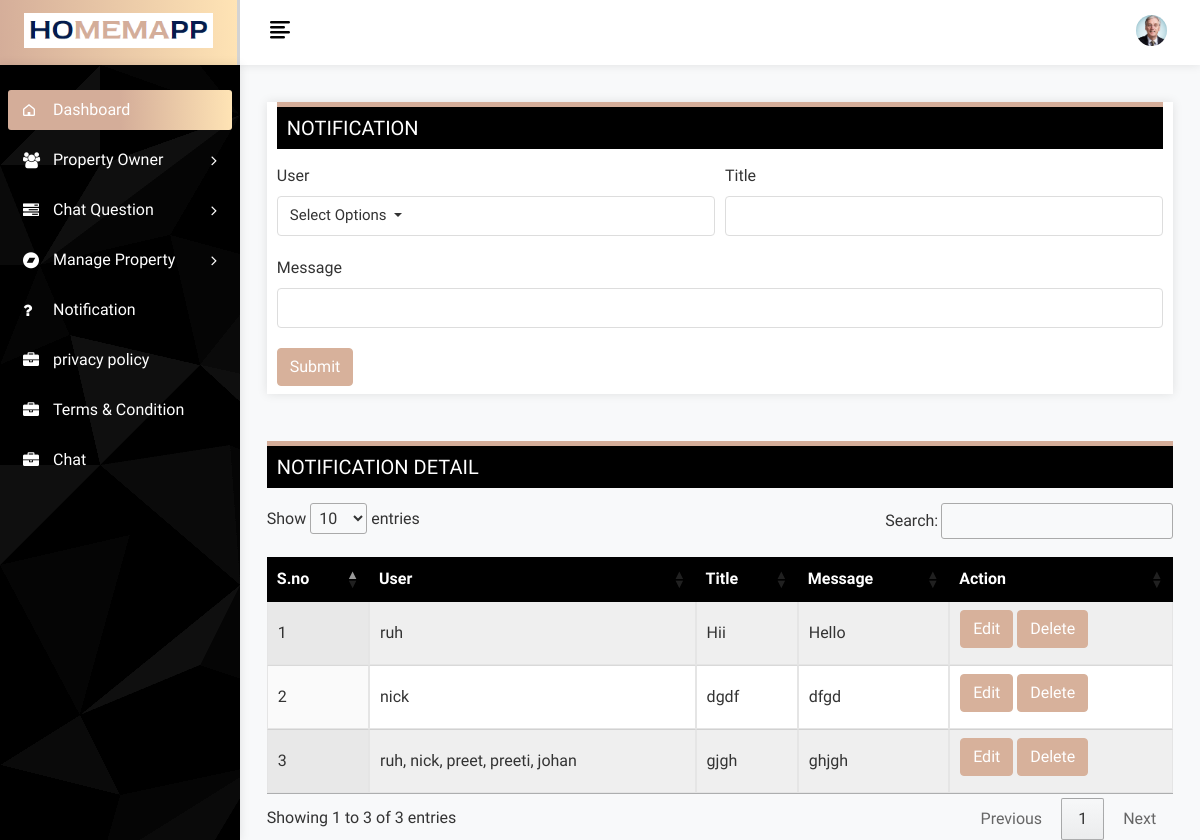
Page /notification (signed in) on the earlier database version.
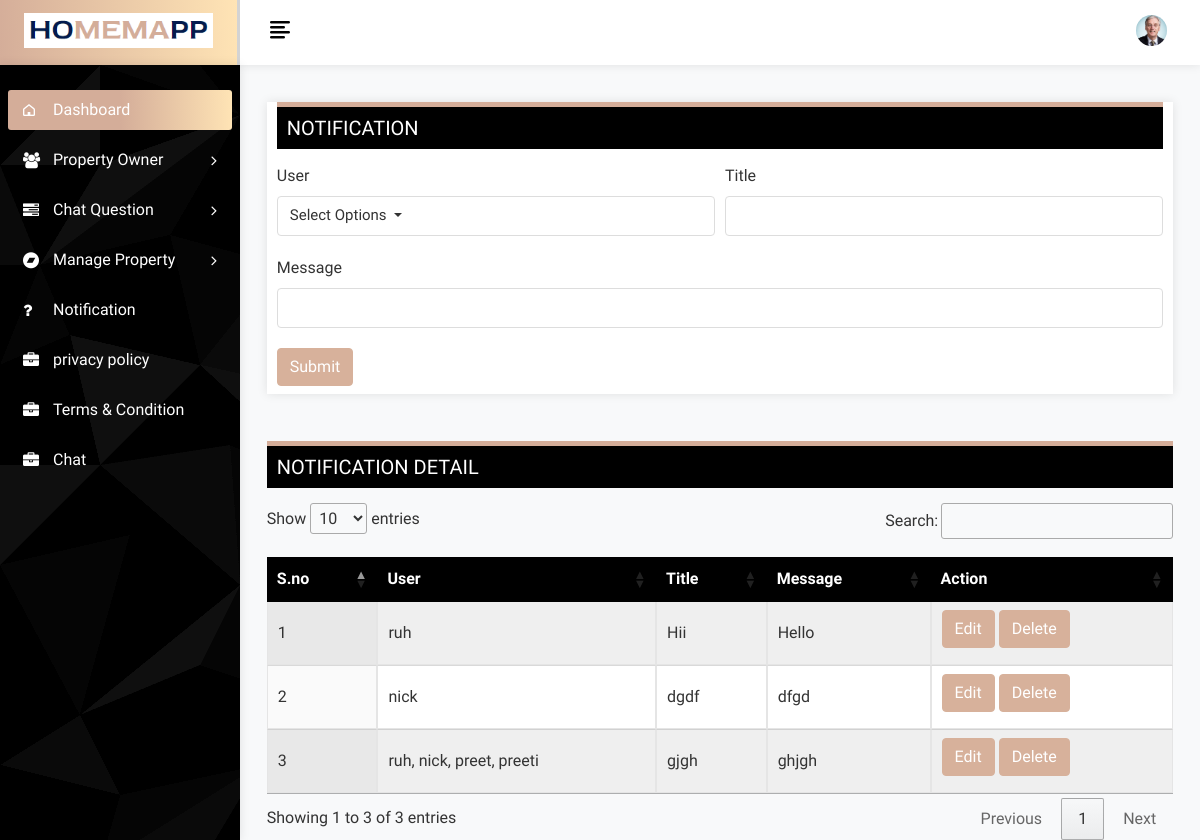
Same page on the later database version.
### app/models.py (models this page shows, shortened)
class Notification(models.Model):
    users = models.ManyToManyField(User)
    title = models.CharField(max_length=255)
    message = models.CharField(max_length=2550)

class User(AbstractBaseUser, PermissionsMixin):
    email = models.EmailField(unique=True, verbose_name='Email Address')
    username = models.CharField(max_length=256)
    is_active = models.BooleanField(default=True)
    is_staff = models.BooleanField(default=False)
    is_admin = models.BooleanField(default=False)
    is_superuser = models.BooleanField(default=False)
    SUPERADMIN = '1'
    USER = '2'
    Web_USER = '3'
    User_type=(
        ('Superadmin','SUPERADMIN'),
        ('User','USER'),
        ('Web_user','Web_USER'),
    )
    user_type_data = ((SUPERADMIN, "Superadmin"), (USER,"User"),(Web_USER,"Web_user"))
    user_type = models.CharField( choices=user_type_data, max_length=10,default='Superadmin')
    USERNAME_FIELD = 'email'
    REQUIRED_FIELDS = [ 'username']
    objects = UserManager()
    class Meta:
        db_table = 'user_profile'

### app/views.py (the view)
# urls.py: path('notification',views.notification,name='notification'),
@login_required(login_url='login')
def notification(request):
    if request.method == 'POST':
        form = NotificationForm(request.POST)
        if form.is_valid():
            instance = form.save(commit=False)
            instance.save()
            form.save_m2m()  # Save the many-to-many relationships
            return redirect('notification')
        else:
            print(form.errors)
    else:
        form = NotificationForm()
    notifications = Notification.objects.all()
    return render(request, 'Notification.html', {'form': form, 'notifications': notifications})

### app/forms.py
class NotificationForm(forms.ModelForm):
    class Meta:
        model = Notification
        fields = ['title', 'message', 'users']
        widgets = {
            'title': forms.TextInput(attrs={'class': 'form-control', 'required': True}),
            'message': forms.TextInput(attrs={'class': 'form-control', 'required': True}),
        }
    users = forms.ModelMultipleChoiceField(
        queryset=User.objects.exclude(user_type='1'),
        widget=forms.CheckboxSelectMultiple(attrs={'class': 'custom-checkbox-list'}),
    )
    def __init__(self, *args, **kwargs):
        super(NotificationForm, self).__init__(*args, **kwargs)
        self.fields['users'].initial = User.objects.exclude(user_type='1').values_list('id', flat=True)

### templates/Notification.html (shortened to what this page needs)
{% extends 'base.html' %}
{% load static %}
{% block content %}
    <div class="page-wrapper">
        <div class="content container-fluid">
            <div class="page-header">
                <div class="row">
                    <div class="col-sm-12">
                        <div class="card full-header">
                            <div class="text-editor">
                                <div class="users">
                                    <h3 class="page-title">Notification</h3>
                                </div>
                                <form method="post" enctype="multipart/form-data">
                                    <div class="form-row">
                                        <div class="form-group col-sm-6">
                                            <div class="dropdown user-selects">
                                                <label for="id_title">User</label>
                                                <button class="btn btn-default text-left form-control dropdown-toggle" type="button" data-toggle="dropdown">
                                                    <span class="dropdown-text"> Select Options</span>
                                                </button>
                                            </div>
                                        </div>
                                        <div class="form-group col-sm-6">
                                            <label for="id_title">Title</label>
                                            {{ form.title }}
                                        </div>
                                        <div class="form-group col-sm-12">
                                            <label for="id_message">Message</label>
                                            {{ form.message }}
                                        </div>
                                    </div>
                                    <button type="submit" class="btn btn-primary">Submit</button>
                                </form>
                            </div>
                        </div>
                    </div>
                </div>
            </div>
            <div class="full-editor mt-3">
                <div class="users">
                    <h3 class="page-title">Notification Detail</h3>
                </div>
                <table id="example" class="display nowrap" style="width:100%">
					<thead>
						<tr>
							<th>S.no</th>
							<th>User</th>
							<th>Title</th>
							<th>Message</th>
							<th>Action</th>
						</tr>
					</thead>
					<tbody>
						{% for notification in notifications %}
						<tr>
							<td>{{ forloop.counter }}</td>
							<td>
								{% for user in notification.users.all %}
									{{ user.username }}{% if not forloop.last %}, {% endif %}
								{% endfor %}
							</td>
							<td>{{ notification.title }}</td>
							<td>{{ notification.message }}</td>
							<td>
								<button class="btn btn-primary mb-2"><a class="edit-btn" href="{% url 'edit_notification' notification.id %}">Edit</a></button>
                                <button class="btn btn-primary delete-question-btn " data-id="{{notification.id}}">Delete </button>
							</td>
						</tr>
					{% endfor %}
					</tbody>
                </table>
            </div>
        </div>
    </div>
{% endblock %}

### templates/base.html (shortened to what this page needs)
<!DOCTYPE html>
{% load static %}
<html lang="en">
    <head>
        <link rel="stylesheet" href="{%static 'assets/css/bootstrap.min.css'%}">
        <link rel="stylesheet" href="{%static 'assets/css/font-awesome.min.css'%}">
        <link rel="stylesheet" href="{%static 'assets/css/feathericon.min.css'%}">
		<link rel="stylesheet" href="{%static 'assets/plugins/morris/morris.css'%}">
        <link rel="stylesheet" href="{%static 'assets/css/style.css'%}">
        <link rel="stylesheet" type="text/css" href="https://cdn.datatables.net/1.13.6/css/jquery.dataTables.min.css">
		<link rel="stylesheet" type="text/css" href="https://cdn.datatables.net/1.13.7/css/jquery.dataTables.min.css">
		<link rel="stylesheet" type="text/css" href="https://cdn.datatables.net/buttons/2.4.2/css/buttons.dataTables.min.css">
    </head>
    <body>
        {% include 'header.html'%}
        {% include 'sidebar.html'%}
      {% block content %}
       {% endblock  %}
            </body>
</html>

### templates/header.html (shortened to what this page needs)
<div class="header">
    {% load static %}
    <div class="header-left">
        <a href="/" class="logo">
            <img src="{%static 'assets/img/logo.PNG'%}" alt="Logo">
        </a>
    </div>
    <a href="javascript:void(0);" id="toggle_btn">
        <i class="fe fe-text-align-left"></i>
    </a>
    <ul class="nav user-menu">
        <li class="nav-item dropdown has-arrow">
            <a href="#" class="dropdown-toggle nav-link" data-toggle="dropdown">
                <span class="user-img"><img class="rounded-circle" src="{%static 'assets/img/profiles/avatar-01.jpg'%}" width="31" alt="Ryan Taylor"></span>
            </a>
        </li>
    </ul>
</div>

### templates/sidebar.html (shortened to what this page needs)
    <div class="sidebar" id="sidebar">
        <div class="sidebar-inner slimscroll">
            <div id="sidebar-menu" class="sidebar-menu">
                <ul>
                    <li class="active">
                        <a href="/"><i class="fe fe-home"></i> <span>Dashboard</span></a>
                    </li>
                    <li class="submenu">
                        <a href="#" class=""><i class="fa fa-users "></i> <span> Property Owner </span> <span class="menu-arrow"></span></a>
                    </li>
                    <li class="submenu">
                        <a href="#" class=""><i class="fa fa-tasks"></i> <span> Chat Question </span> <span class="menu-arrow"></span></a>
                    </li>
                    <li class="submenu">
                        <a href="#" class=""><i class="fa fa-bandcamp "></i> <span> Manage Property </span> <span class="menu-arrow"></span></a>
                    </li>
                    <li>
                        <a href="{% url 'notification'%}"><i class="fa fa-question"></i> <span>Notification</span></a>
                    </li>
                    <li>
                        <a href="{% url 'Privacy_Policy'%}"><i class="fa fa-briefcase"></i> <span>privacy policy</span></a>
                    </li>
                    <li>
                        <a href="{% url 'terms_condition'%}"><i class="fa fa-briefcase"></i> <span>Terms & Condition</span></a>
                    </li>
                    <li>
                        <a href="{% url 'chatbot_page'%}"><i class="fa fa-briefcase"></i> <span> Chat</span></a>
                    </li>
                </ul>
            </div>
        </div>
    </div>

Differences in the rows shown:
removed User: username "johan", shown under Notification "gjgh"
shown differently, row unchanged: User "preeti": no longer shows ","
